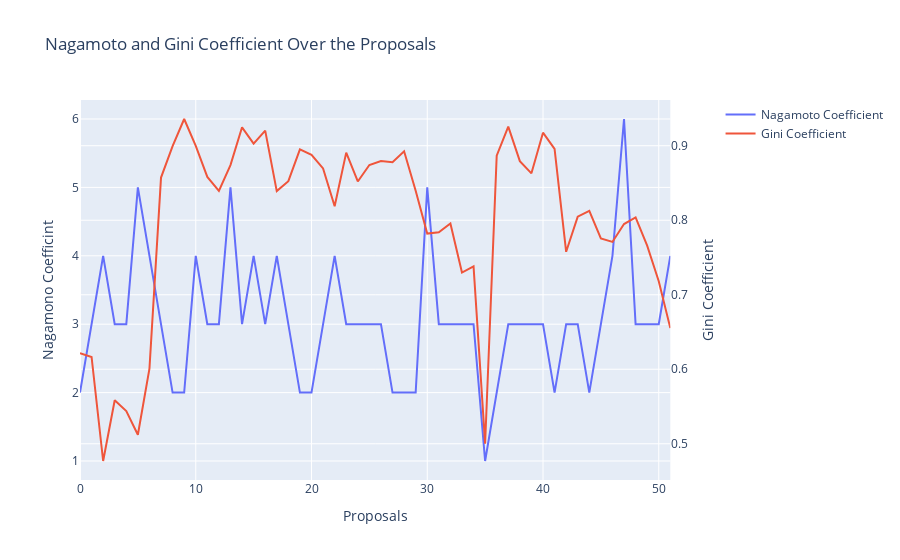

The notebook cell this image was saved under:
### Code cell
df = pd.DataFrame(dict(
    Nagamoto_Coefficient = count_,
    Proposals = no_proposals,
    Gini_Coefficient = count_gini
    
))
fig = make_subplots(specs=[[{"secondary_y": True}]])
# Add traces
fig.add_trace(
    go.Scatter(x=no_proposals, y=count_, name="Nagamoto Coefficient"),
    secondary_y=False,
)

fig.add_trace(
    go.Scatter(x=no_proposals, y=count_gini, name="Gini Coefficient"),
    secondary_y=True,
)


fig.update_layout(
    title_text='Nagamoto and Gini Coefficient Over the Proposals'
)

# Set x-axis title
fig.update_xaxes(title_text="Proposals")

# Set y-axes titles
fig.update_yaxes(title_text="Nagamono Coefficint", secondary_y=False)
fig.update_yaxes(title_text="Gini Coefficient", secondary_y=True)

fig.show()

### Figure 1 — Plotly figure (JSON) as saved in the notebook; plotly's stock layout.template omitted (floating-point values rounded to 4 significant figures)
{"data": [{"name": "Nagamoto Coefficient", "type": "scatter", "x": [0, 1, 2, 3, 4, 5, 6, 7, 8, 9, 10, 11, 12, 13, 14, 15, 16, 17, 18, 19, 20, 21, 22, 23, 24, 25, 26, 27, 28, 29, 30, 31, 32, 33, 34, 35, 36, 37, 38, 39, 40, 41, 42, 43, 44, 45, 46, 47, 48, 49, 50, 51], "xaxis": "x", "y": [2, 3, 4, 3, 3, 5, 4, 3, 2, 2, 4, 3, 3, 5, 3, 4, 3, 4, 3, 2, 2, 3, 4, 3, 3, 3, 3, 2, 2, 2, 5, 3, 3, 3, 3, 1, 2, 3, 3, 3, 3, 2, 3, 3, 2, 3, 4, 6, 3, 3, 3, 4], "yaxis": "y"}, {"name": "Gini Coefficient", "type": "scatter", "x": [0, 1, 2, 3, 4, 5, 6, 7, 8, 9, 10, 11, 12, 13, 14, 15, 16, 17, 18, 19, 20, 21, 22, 23, 24, 25, 26, 27, 28, 29, 30, 31, 32, 33, 34, 35, 36, 37, 38, 39, 40, 41, 42, 43, 44, 45, 46, 47, 48, 49, 50, 51], "xaxis": "x", "y": [0.6217, 0.6165, 0.4769, 0.5583, 0.5438, 0.5121, 0.6009, 0.8573, 0.8996, 0.9359, 0.8999, 0.8581, 0.8395, 0.8741, 0.9247, 0.9029, 0.9203, 0.8391, 0.8524, 0.8952, 0.8879, 0.8696, 0.8188, 0.8908, 0.852, 0.8742, 0.8795, 0.8778, 0.8925, 0.8395, 0.7821, 0.7839, 0.7957, 0.7298, 0.7381, 0.5, 0.8867, 0.9256, 0.8793, 0.8629, 0.9176, 0.8958, 0.7577, 0.8048, 0.8126, 0.7756, 0.7709, 0.7949, 0.8038, 0.766, 0.7183, 0.6553], "yaxis": "y2"}], "layout": {"title": {"text": "Nagamoto and Gini Coefficient Over the Proposals"}, "xaxis": {"anchor": "y", "domain": [0, 0.94], "title": {"text": "Proposals"}}, "yaxis": {"anchor": "x", "domain": [0, 1], "title": {"text": "Nagamono Coefficint"}}, "yaxis2": {"anchor": "x", "overlaying": "y", "side": "right", "title": {"text": "Gini Coefficient"}}}}
